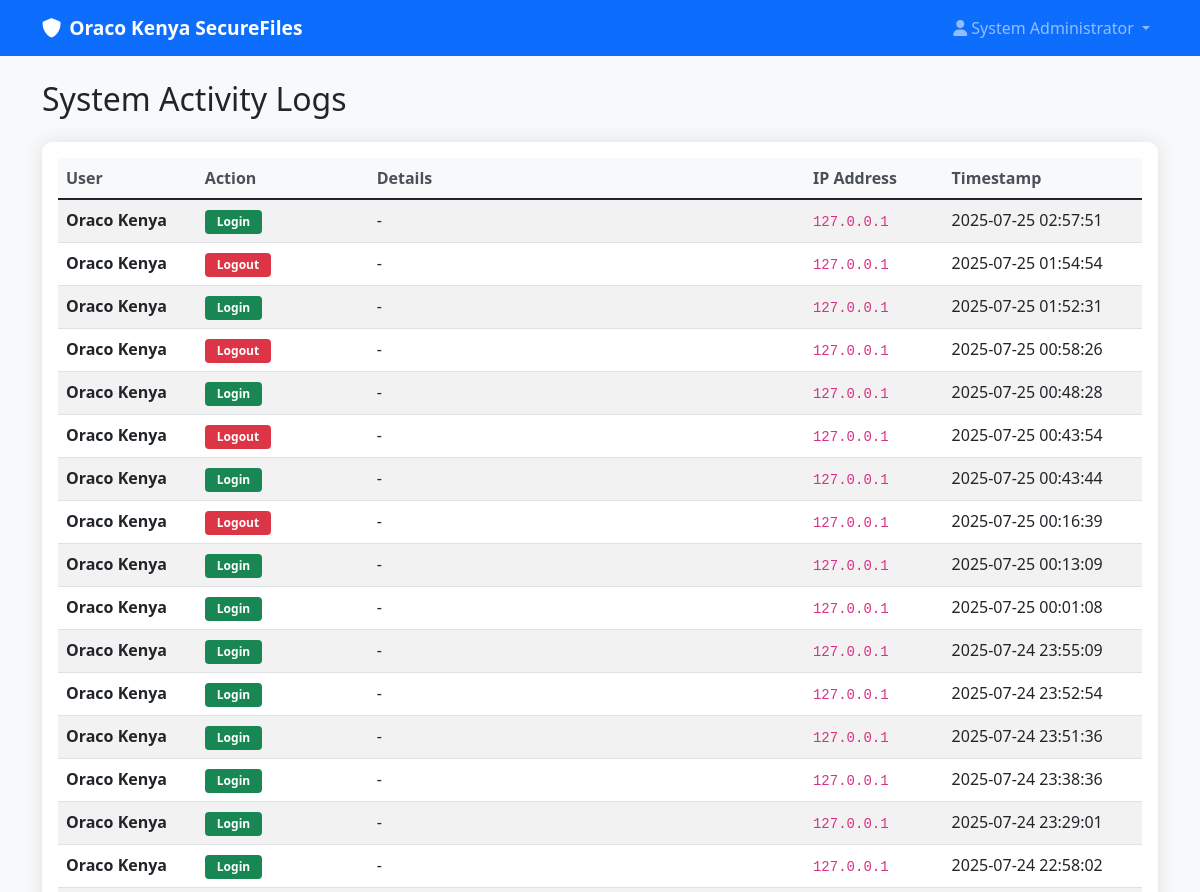
/system_logs (signed in, upper part), run on an earlier commit of the app's database.
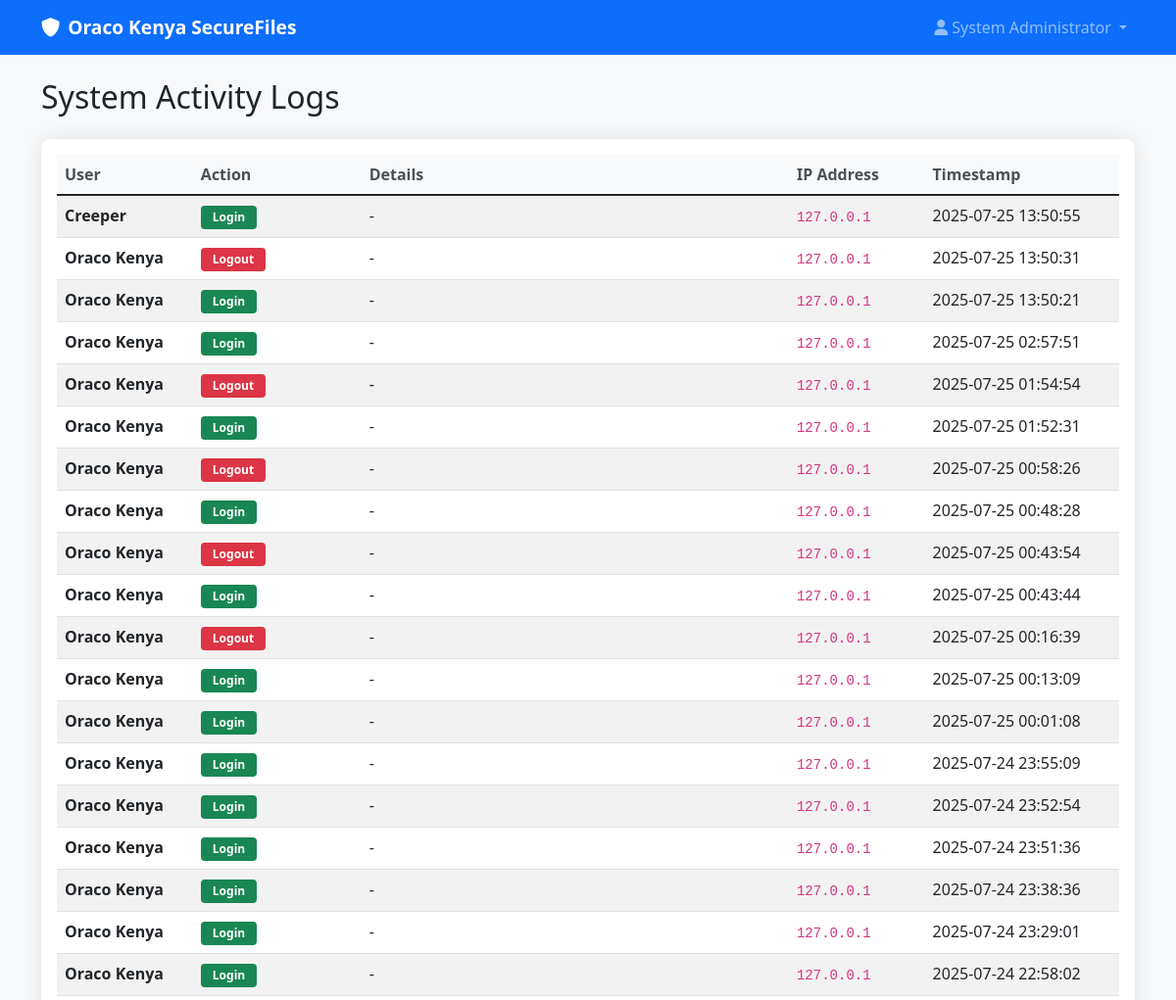
And on a later commit of the database.
### tables this page shows
CREATE TABLE users (
        id INTEGER PRIMARY KEY AUTOINCREMENT,
        username TEXT UNIQUE NOT NULL,
        email TEXT UNIQUE NOT NULL,
        password_hash TEXT NOT NULL,
        full_name TEXT NOT NULL,
        department TEXT NOT NULL,
        role TEXT DEFAULT 'user',
        is_active INTEGER DEFAULT 1,
        created_at TIMESTAMP DEFAULT CURRENT_TIMESTAMP,
        last_login TIMESTAMP,
        reset_token TEXT,
        reset_token_expires TIMESTAMP
    );

CREATE TABLE activity_logs (
        id INTEGER PRIMARY KEY AUTOINCREMENT,
        user_id INTEGER NOT NULL,
        action TEXT NOT NULL,
        details TEXT,
        ip_address TEXT,
        timestamp TIMESTAMP DEFAULT CURRENT_TIMESTAMP,
        FOREIGN KEY (user_id) REFERENCES users (id)
    );

### app.py (the view)
    def decorated_function(*args, **kwargs):
        if 'user_id' not in session:
            return redirect(url_for('login'))
        conn = sqlite3.connect('oraco_system.db')
        c = conn.cursor()
        c.execute('SELECT role FROM users WHERE id = ?', (session['user_id'],))
        user = c.fetchone()
        conn.close()
        if not user or user[0] != 'admin':
            flash('Access denied. Admin privileges required.', 'error')
            return redirect(url_for('dashboard'))
        return f(*args, **kwargs)

### app.py (called while the page is built)
def require_admin(f):
    def decorated_function(*args, **kwargs):
        if 'user_id' not in session:
            return redirect(url_for('login'))
        conn = sqlite3.connect('oraco_system.db')
        c = conn.cursor()
        c.execute('SELECT role FROM users WHERE id = ?', (session['user_id'],))
        user = c.fetchone()
        conn.close()
        if not user or user[0] != 'admin':
            flash('Access denied. Admin privileges required.', 'error')
            return redirect(url_for('dashboard'))
        return f(*args, **kwargs)
    decorated_function.__name__ = f.__name__
    return decorated_function

@app.route('/system_logs')
@require_admin
def system_logs():
    conn = sqlite3.connect('oraco_system.db')
    c = conn.cursor()
    c.execute('''SELECT u.username, a.action, a.details, a.ip_address, a.timestamp
                 FROM activity_logs a
                 JOIN users u ON a.user_id = u.id
                 ORDER BY a.timestamp DESC LIMIT 100''')
    logs = c.fetchall()
    conn.close()
    return render_template('system_logs.html', logs=logs)

### templates/system_logs.html (shortened to what this page needs)
{% extends "base.html" %}
{% block content %}
<div class="row">
    <div class="col-12">
        <h2 class="mb-4">System Activity Logs</h2>
    </div>
</div>
<div class="row">
    <div class="col-12">
        <div class="card">
            <div class="card-body">
                <div class="table-responsive">
                    <table class="table table-striped table-hover">
                        <thead>
                            <tr>
                                <th>User</th>
                                <th>Action</th>
                                <th>Details</th>
                                <th>IP Address</th>
                                <th>Timestamp</th>
                            </tr>
                        </thead>
                        <tbody>
                            {% for log in logs %}
                            <tr>
                                <td><strong>{{ log[0] }}</strong></td>
                                <td>
                                    <span class="badge bg-{{
                                        'success' if log[1] == 'Login' else
                                        'info' if log[1] == 'File Upload' else
                                        'warning' if log[1] == 'File Download' else
                                        'danger' if log[1] == 'Logout' else
                                        'primary'
                                    }}">
                                        {{ log[1] }}
                                    </span>
                                </td>
                                <td>{{ log[2] if log[2] else '-' }}</td>
                                <td><code>{{ log[3] if log[3] else '-' }}</code></td>
                                <td>{{ log[4] }}</td>
                            </tr>
                            {% endfor %}
                        </tbody>
                    </table>
                </div>
            </div>
        </div>
    </div>
</div>
{% endblock %}

### templates/base.html (shortened to what this page needs)
<!DOCTYPE html>
<html lang="en">
<head>
    <link href="https://cdn.jsdelivr.net/npm/bootstrap@5.1.3/dist/css/bootstrap.min.css" rel="stylesheet" />
    <link href="https://cdnjs.cloudflare.com/ajax/libs/font-awesome/6.0.0/css/all.min.css" rel="stylesheet" />
    <link href="{{ url_for('static', filename='css/style.css') }}" rel="stylesheet" />
</head>
<body>
    <nav class="navbar navbar-expand-lg navbar-dark bg-primary">
        <div class="container">
            <a class="navbar-brand" href="{{ url_for('index') }}">
                <i class="fas fa-shield-alt me-2"></i>Oraco Kenya SecureFiles
            </a>
            {% if session.user_id %}
            <div class="navbar-nav ms-auto">
                <div class="nav-item dropdown">
                    <a class="nav-link dropdown-toggle" href="#" id="navbarDropdown" role="button" data-bs-toggle="dropdown">
                        <i class="fas fa-user me-1"></i>{{ session.full_name }}
                    </a>
                </div>
            </div>
            {% endif %}
        </div>
    </nav>
    <main class="container mt-4">
        {% block content %}{% endblock %}
    </main>
</body>
</html>

### static/css/style.css (style rules this page uses)
body { background-color: #f8f9fa; font-family: 'Segoe UI', Tahoma, Geneva, Verdana, sans-serif; }
.navbar-brand { font-weight: bold; font-size: 1.2rem; }
.card { border: none; border-radius: 10px; box-shadow: 0 0 20px rgba(0, 0, 0, 0.1); margin-bottom: 20px; }
.table th { border-top: none; font-weight: 600; color: #495057; background-color: #f8f9fa; }
.badge { font-size: 0.75rem; padding: 0.375rem 0.75rem; }

What changed in the data, as far as the page shows it:
added activity_logs: username "Creeper", action "Login", log "-", ip_address "127.0.0.1", timestamp "2025-07-25 13:50:55"
added activity_logs: username "Oraco Kenya", action "Logout", log "-", ip_address "127.0.0.1", timestamp "2025-07-25 13:50:31"
added activity_logs: username "Oraco Kenya", action "Login", log "-", ip_address "127.0.0.1", timestamp "2025-07-25 13:50:21"
